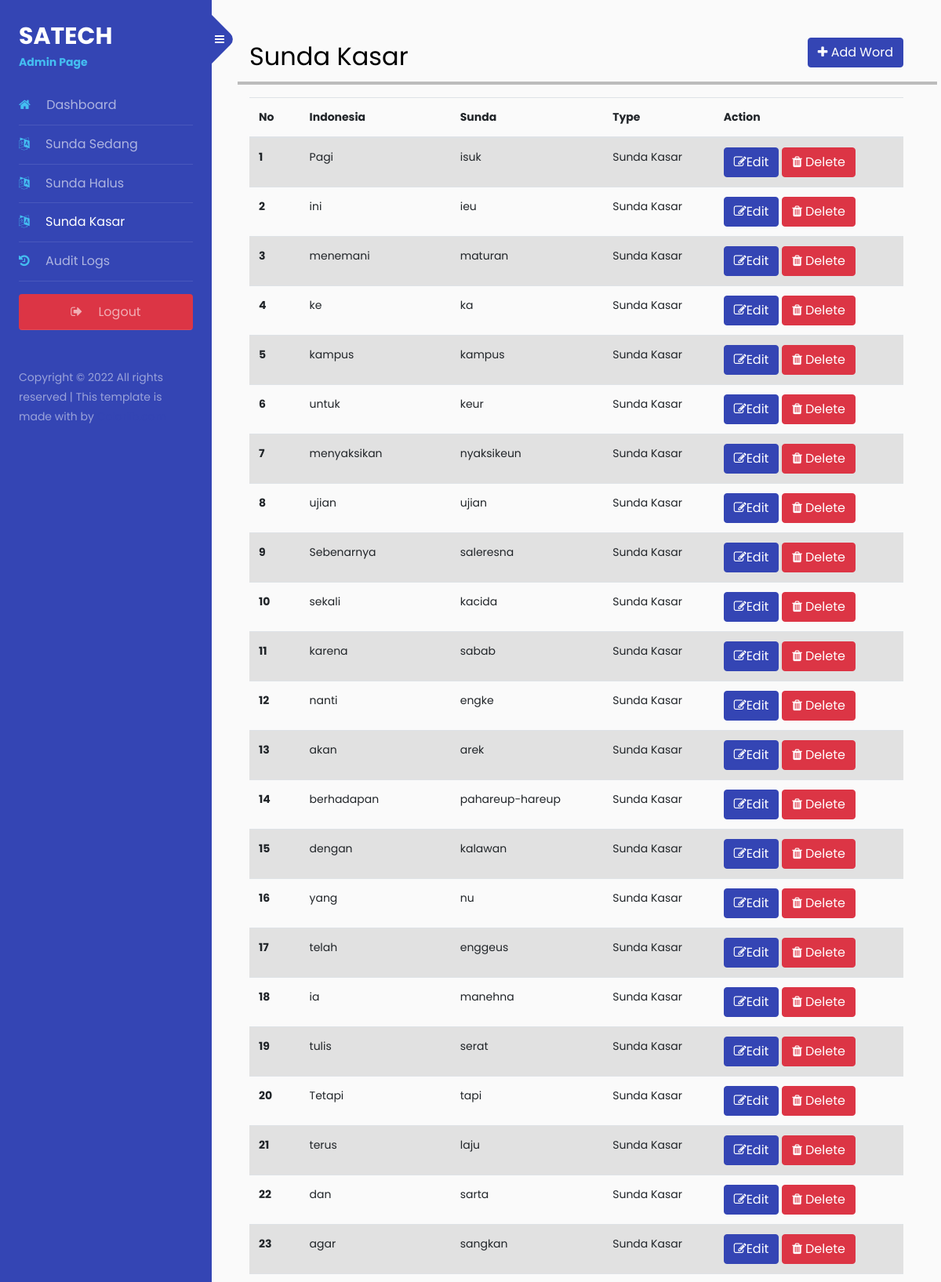
The page /admin/word.php/?type=isk (upper part) on the database its author committed.
### tables this page shows
CREATE TABLE `word` (
  `id` int(100) NOT NULL,
  `name` varchar(256) NOT NULL,
  `translated` varchar(256) NOT NULL,
  `type_id` int(10) NOT NULL,
  `createdAt` datetime NOT NULL DEFAULT current_timestamp(),
  `updatedAt` datetime NOT NULL DEFAULT current_timestamp()
);

CREATE TABLE `lang_type` (
  `id` int(10) NOT NULL,
  `lang` varchar(256) NOT NULL
);

### database/database.php (called while the page is built, shortened)
<?php
class Database
{
    public $db;
    public function __construct()
    {
        $this->db = new mysqli(DB_HOST, DB_USER, DB_PASS, DB_NAME);
    }
    function select($sql)
    {
        $result = $this->db->query($sql);
        return $result->fetch_all(MYSQLI_ASSOC);
    }
}

### controllers/controllers.php (called while the page is built, shortened)
<?php
class Controller extends Database
{
    public function get_wordlist_with_type($type)
    {
        $result = $this->select("SELECT word.*, lang_type.lang FROM word LEFT JOIN lang_type ON word.type_id = lang_type.id WHERE word.type_id = $type");
        return $result;
    }
}

### public/admin/word.php (the view, shortened to what this page needs)
<?php
require_once '../../database/database.php';
require_once "../../controllers/controllers.php";
$controller = new Controller();
if (isset($_GET['type'])):
    switch ($_GET['type']):
        case 'isk':
            $type = 4;
            break;
    endswitch;
    $words = $controller->get_wordlist_with_type($type);
else:
    echo "<script>history.back()</script>";
endif;
?>
<!doctype html>
<html lang="en">
<head>
    <?php
    switch ($type):
        case 4:
            $title = "Sunda Kasar";
            break;
    endswitch;
    ?>
    <link rel="stylesheet" href="https://stackpath.bootstrapcdn.com/font-awesome/4.7.0/css/font-awesome.min.css">
    <link href="https://cdn.jsdelivr.net/npm/bootstrap@5.2.2/dist/css/bootstrap.min.css" rel="stylesheet">
    <link rel="stylesheet" href="/assets/css/style.css">
</head>
<body>
    <div class="wrapper d-flex align-items-stretch">
        <?php $page = "translate-{$type}";
        include 'partials/sidebar.php';
        ?>
        <div id="content" class="p-4 p-md-5 pt-5">
            <div class="row">
                <div class="col-lg-12">
                    <h2>
                        <?= $title ?>
                            <button data-bs-toggle="modal" data-bs-target="#staticBackdrop"
                                class="btn btn-primary float-end add"><i class="fa fa-plus"></i> Add
                                Word</button>
                    </h2>
                </div>
                <hr style="border: 2px solid black;">
                <div class="col-lg-12">
                    <table class="table table-striped table-hover">
                        <thead>
                            <tr>
                                <th scope="col">No</th>
                                <th scope="col">Indonesia</th>
                                <th scope="col">Sunda</th>
                                <th scope="col">Type</th>
                                <th scope="col">Action</th>
                            </tr>
                        </thead>
                        <tbody>
                            <?php
                            $no = 1;
                            foreach ($words as $word):
                            ?>
                            <tr>
                                <th scope="row">
                                    <?= $no++ ?>
                                </th>
                                <td>
                                    <?= $word['name'] ?>
                                </td>
                                <td>
                                    <?= $word['translated'] ?>
                                </td>
                                <td>
                                    <?= $word['lang'] ?>
                                </td>
                                <td>
                                    <button data-id="<?= $word['id'] ?>" class="btn btn-primary edit"
                                        data-bs-toggle="modal" data-bs-target="#staticBackdrop"><i
                                            class="fa fa-edit"></i>Edit</button>
                                    <button data-id="<?= $word['id'] ?>" class="btn btn-danger delete"
                                        onclick="confirm('Apakah kamu yakin?')"> <i class="fa fa-trash"></i>
                                        Delete</button>
                                </td>
                            </tr>
                            <?php endforeach; ?>
                        </tbody>
                </div>
            </div>
        </div>
    </div>
</body>
</html>

### rows shown on the page
word: name "Pagi", translated "isuk", type.lang "Sunda Kasar"
word: name "ini", translated "ieu", type.lang "Sunda Kasar"
word: name "menemani", translated "maturan", type.lang "Sunda Kasar"
word: name "ke", translated "ka", type.lang "Sunda Kasar"
word: name "kampus", translated "kampus", type.lang "Sunda Kasar"
word: name "untuk", translated "keur", type.lang "Sunda Kasar"
word: name "menyaksikan", translated "nyaksikeun", type.lang "Sunda Kasar"
word: name "ujian", translated "ujian", type.lang "Sunda Kasar"
word: name "Sebenarnya", translated "saleresna", type.lang "Sunda Kasar"
word: name "sekali", translated "kacida", type.lang "Sunda Kasar"
word: name "karena", translated "sabab", type.lang "Sunda Kasar"
word: name "nanti", translated "engke", type.lang "Sunda Kasar"
word: name "akan", translated "arek", type.lang "Sunda Kasar"
word: name "berhadapan", translated "pahareup-hareup", type.lang "Sunda Kasar"
word: name "dengan", translated "kalawan", type.lang "Sunda Kasar"
word: name "yang", translated "nu", type.lang "Sunda Kasar"
word: name "telah", translated "enggeus", type.lang "Sunda Kasar"
word: name "ia", translated "manehna", type.lang "Sunda Kasar"
word: name "tulis", translated "serat", type.lang "Sunda Kasar"
word: name "Tetapi", translated "tapi", type.lang "Sunda Kasar"
word: name "terus", translated "laju", type.lang "Sunda Kasar"
word: name "dan", translated "sarta", type.lang "Sunda Kasar"
word: name "agar", translated "sangkan", type.lang "Sunda Kasar"

### other values the page prints
$title "Sunda Kasar"
